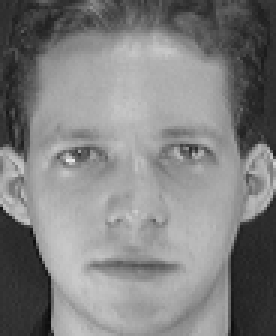
#> input picture att_faces/s1/1.pgm, 92 x 112 px (shown 3 times larger)
$ jupyter execute --allow-errors faceRecognize.ipynb
#> lines starting #> are read from the running program, lines starting #| are printed output that depends on the picture
[cell 1]
import cv2 as cv

[cell 2]
import os
import random

img = cv.imread('./att_faces/s1/1.pgm',cv.IMREAD_GRAYSCALE)
#> img is the input picture: shape (112, 92); min 11, max 234, mean 128.3

cv.imshow('img', img)
cv.waitKey(0)
cv.destroyAllWindows()

[cell 3]
import os
import glob
import random
import numpy as np

def loadDataset(dir_name='./att_faces'):
#> called with dir_name = './att_faces'
    sampleNum = 5
    X_train, Y_train, X_test, Y_test = [], [], [], []
    for i in range(40):
        img_path = dir_name+'/s'+str(i+1)+'/'
        sampled = random.sample(range(10), sampleNum)
        data = [cv.imread(d, 0) for d in glob.glob(os.path.join(img_path, '*.pgm'))]
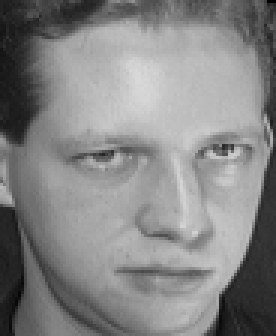
#> input picture att_faces/s1/10.pgm, 92 x 112 px (shown 3 times larger)
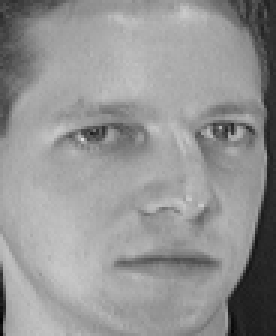
#> input picture att_faces/s1/2.pgm, 92 x 112 px (shown 3 times larger)
        X_train.extend([data[i].ravel() for i in range(10) if i in sampled])
        X_test.extend([data[i].ravel() for i in range(10) if i not in sampled])
        Y_test.extend([i] * (10 - sampleNum))
        Y_train.extend([i] * sampleNum)
    return np.array(X_train), np.array(Y_train), np.array(X_test), np.array(Y_test)

[cell 4]
from sklearn.decomposition import PCA
from sklearn.discriminant_analysis import LinearDiscriminantAnalysis as LDA

def pca_process(X_train, Y_train, X_test, dimension):
    pca = PCA(n_components=dimension)
    pca.fit(X_train, Y_train)
    X_train_trans = pca.transform(X_train)
    X_test_trans = pca.transform(X_test)
    return X_train_trans, X_test_trans

def lda_process(X_train, X_test, Y_train):
    lda = LDA()
    X_train = lda.fit_transform(X_train, Y_train)
    X_test = lda.transform(X_test)
    return X_train, X_test

[cell 5]
from sklearn.ensemble import RandomForestClassifier

def rfc_model(dimension, X_train, X_test, Y_train, Y_test):
    model = RandomForestClassifier()
    model.fit(X_train, Y_train)
    pred = model.predict(X_test)
    print('dimension %d: RandomForestClassfier: %.2f%%' % (dimension, (pred == np.array(Y_test)).mean() * 100))
    return Y_test.tolist(), pred

[cell 6]
def show_matrix_in_plot(name, dimension, con_mat):
    plt.imshow(con_mat, interpolation='nearest', cmap=plt.cm.gray)
    plt.title('{} Dimension {} Confusion matrix'.format(name, dimension))
    plt.colorbar()
    tick_marks = np.arange(4)
    plt.xticks(tick_marks, tick_marks)
    plt.yticks(tick_marks, tick_marks)
    plt.ylabel('True label')
    plt.xlabel('Predicted label')
    plt.show()

[cell 7]
dimension = 10
#> (the rest of this cell did not finish here and is left out)

[cell 8]
import matplotlib.pyplot as plt
from sklearn.metrics import confusion_matrix

#> (the rest of this cell did not finish here and is left out)

#> (a cell that did not finish here is left out)
